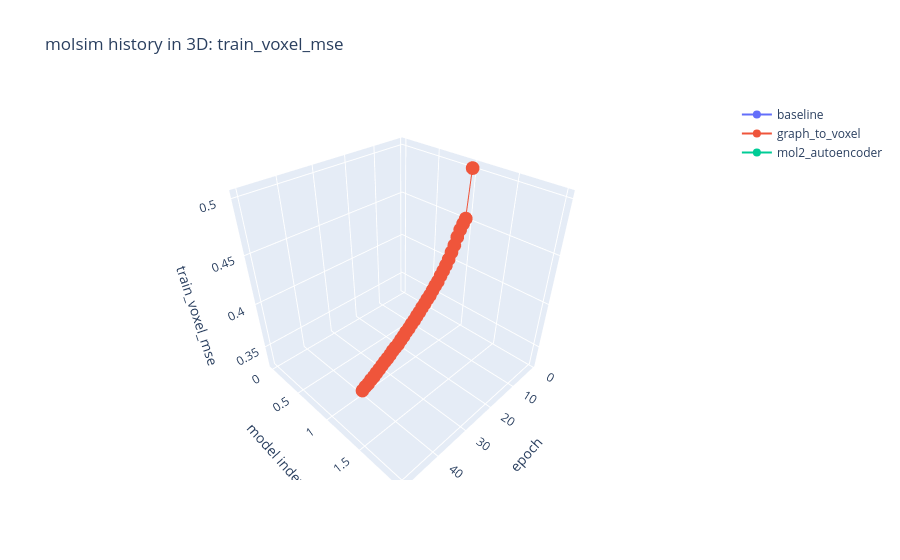

This figure's notebook cell:
### Code cell
def plot_molsim_histories_3d(metric: str = 'train_voxel_mse') -> go.Figure:
    df = molsim_history_frame()
    if df.empty or metric not in df.columns:
        raise ValueError(f'Metric not available: {metric}')

    model_order = {name: idx for idx, name in enumerate(sorted(df['model'].unique()))}
    fig = go.Figure()
    for model_name, sub in df.groupby('model'):
        fig.add_trace(
            go.Scatter3d(
                x=sub['epoch'],
                y=[model_order[model_name]] * len(sub),
                z=sub[metric],
                mode='lines+markers',
                name=model_name,
            )
        )
    fig.update_layout(
        title=f'molsim history in 3D: {metric}',
        scene=dict(
            xaxis_title='epoch',
            yaxis_title='model index',
            zaxis_title=metric,
        ),
    )
    return fig


safe_show('plot_molsim_histories_3d', lambda: plot_molsim_histories_3d('train_voxel_mse'))

### Figure 1 — Plotly figure (JSON) as saved in the notebook; plotly's stock layout.template omitted (floating-point values rounded to 4 significant figures)
{"data": [{"mode": "lines+markers", "name": "baseline", "type": "scatter3d", "x": [1.0, 2.0, 3.0, 4.0, 5.0, 6.0, 7.0, 8.0, 9.0, 10.0, 11.0, 12.0, 13.0, 14.0, 15.0, 16.0, 17.0, 18.0, 19.0, 20.0, 21.0, 22.0, 23.0, 24.0, 25.0, 26.0, 27.0, 28.0, 29.0, 30.0, 31.0, 32.0, 33.0, 34.0, 35.0, 36.0, 37.0, 38.0, 39.0, 40.0, 41.0, 42.0, 43.0, 44.0, 45.0, 46.0, 47.0, 48.0, 49.0, 50.0], "y": [0, 0, 0, 0, 0, 0, 0, 0, 0, 0, 0, 0, 0, 0, 0, 0, 0, 0, 0, 0, 0, 0, 0, 0, 0, 0, 0, 0, 0, 0, 0, 0, 0, 0, 0, 0, 0, 0, 0, 0, 0, 0, 0, 0, 0, 0, 0, 0, 0, 0], "z": [NaN, NaN, NaN, NaN, NaN, NaN, NaN, NaN, NaN, NaN, NaN, NaN, NaN, NaN, NaN, NaN, NaN, NaN, NaN, NaN, NaN, NaN, NaN, NaN, NaN, NaN, NaN, NaN, NaN, NaN, NaN, NaN, NaN, NaN, NaN, NaN, NaN, NaN, NaN, NaN, NaN, NaN, NaN, NaN, NaN, NaN, NaN, NaN, NaN, NaN]}, {"mode": "lines+markers", "name": "graph_to_voxel", "type": "scatter3d", "x": [1.0, 2.0, 3.0, 4.0, 5.0, 6.0, 7.0, 8.0, 9.0, 10.0, 11.0, 12.0, 13.0, 14.0, 15.0, 16.0, 17.0, 18.0, 19.0, 20.0, 21.0, 22.0, 23.0, 24.0, 25.0, 26.0, 27.0, 28.0, 29.0, 30.0, 31.0, 32.0, 33.0, 34.0, 35.0, 36.0, 37.0, 38.0, 39.0, 40.0], "y": [1, 1, 1, 1, 1, 1, 1, 1, 1, 1, 1, 1, 1, 1, 1, 1, 1, 1, 1, 1, 1, 1, 1, 1, 1, 1, 1, 1, 1, 1, 1, 1, 1, 1, 1, 1, 1, 1, 1, 1], "z": [0.5014, 0.4547, 0.4506, 0.4459, 0.4396, 0.4323, 0.4263, 0.4202, 0.4151, 0.4107, 0.4065, 0.4019, 0.3988, 0.3951, 0.3913, 0.3885, 0.3852, 0.3824, 0.379, 0.3763, 0.373, 0.3707, 0.3676, 0.3654, 0.3622, 0.3598, 0.3568, 0.3551, 0.3531, 0.3503, 0.3481, 0.3463, 0.3439, 0.3417, 0.3395, 0.3371, 0.3356, 0.3331, 0.3319, 0.3298]}, {"mode": "lines+markers", "name": "mol2_autoencoder", "type": "scatter3d", "x": [1.0, 2.0, 3.0, 4.0, 5.0, 6.0, 7.0, 8.0, 9.0, 10.0, 11.0, 12.0, 13.0, 14.0, 15.0, 16.0, 17.0, 18.0, 19.0, 20.0, 21.0, 22.0, 23.0, 24.0, 25.0, 26.0, 27.0, 28.0, 29.0, 30.0, 31.0, 32.0, 33.0, 34.0, 35.0, 36.0, 37.0, 38.0, 39.0, 40.0], "y": [2, 2, 2, 2, 2, 2, 2, 2, 2, 2, 2, 2, 2, 2, 2, 2, 2, 2, 2, 2, 2, 2, 2, 2, 2, 2, 2, 2, 2, 2, 2, 2, 2, 2, 2, 2, 2, 2, 2, 2], "z": [NaN, NaN, NaN, NaN, NaN, NaN, NaN, NaN, NaN, NaN, NaN, NaN, NaN, NaN, NaN, NaN, NaN, NaN, NaN, NaN, NaN, NaN, NaN, NaN, NaN, NaN, NaN, NaN, NaN, NaN, NaN, NaN, NaN, NaN, NaN, NaN, NaN, NaN, NaN, NaN]}], "layout": {"scene": {"xaxis": {"title": {"text": "epoch"}}, "yaxis": {"title": {"text": "model index"}}, "zaxis": {"title": {"text": "train_voxel_mse"}}}, "title": {"text": "molsim history in 3D: train_voxel_mse"}}}
